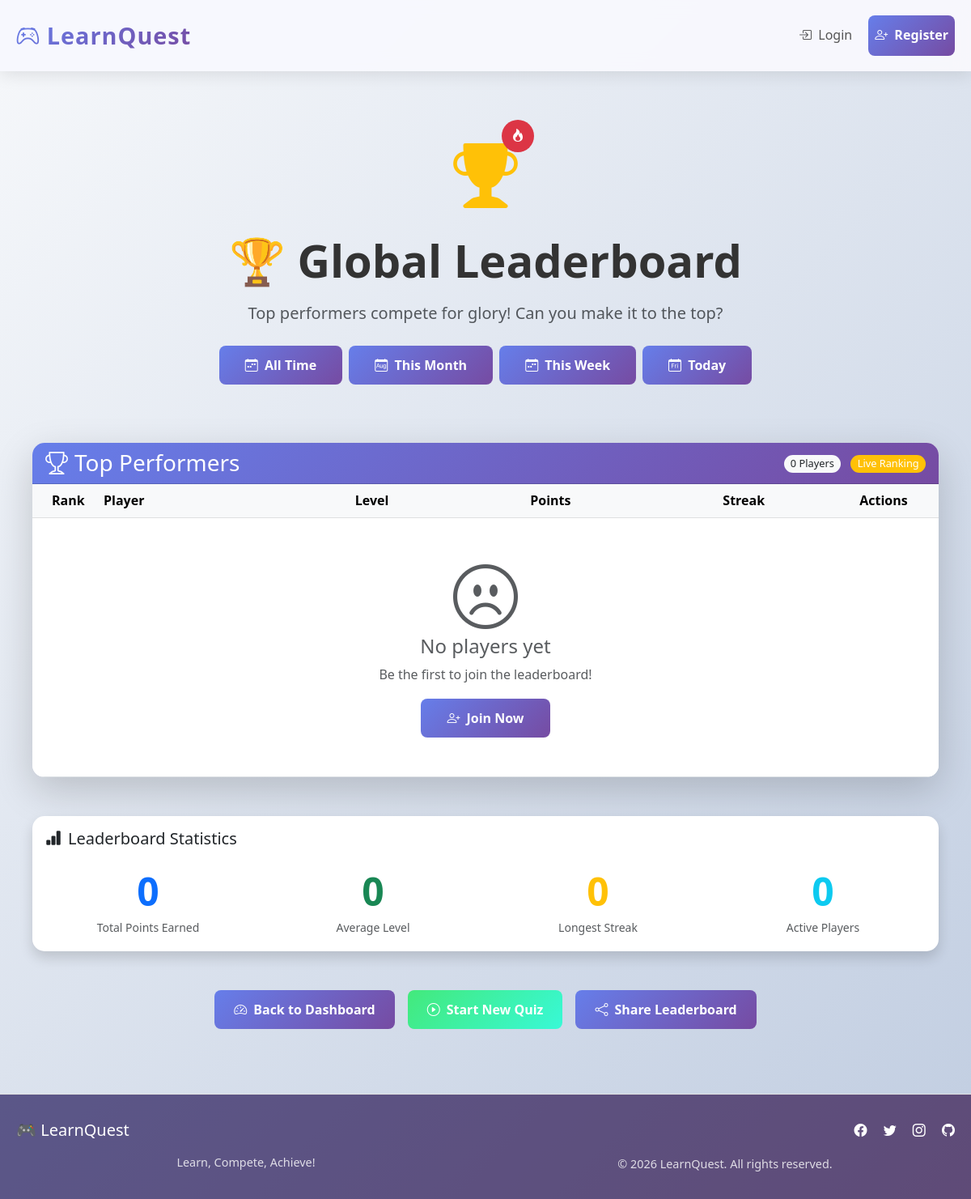
The page /leaderboard on the database as committed earlier.
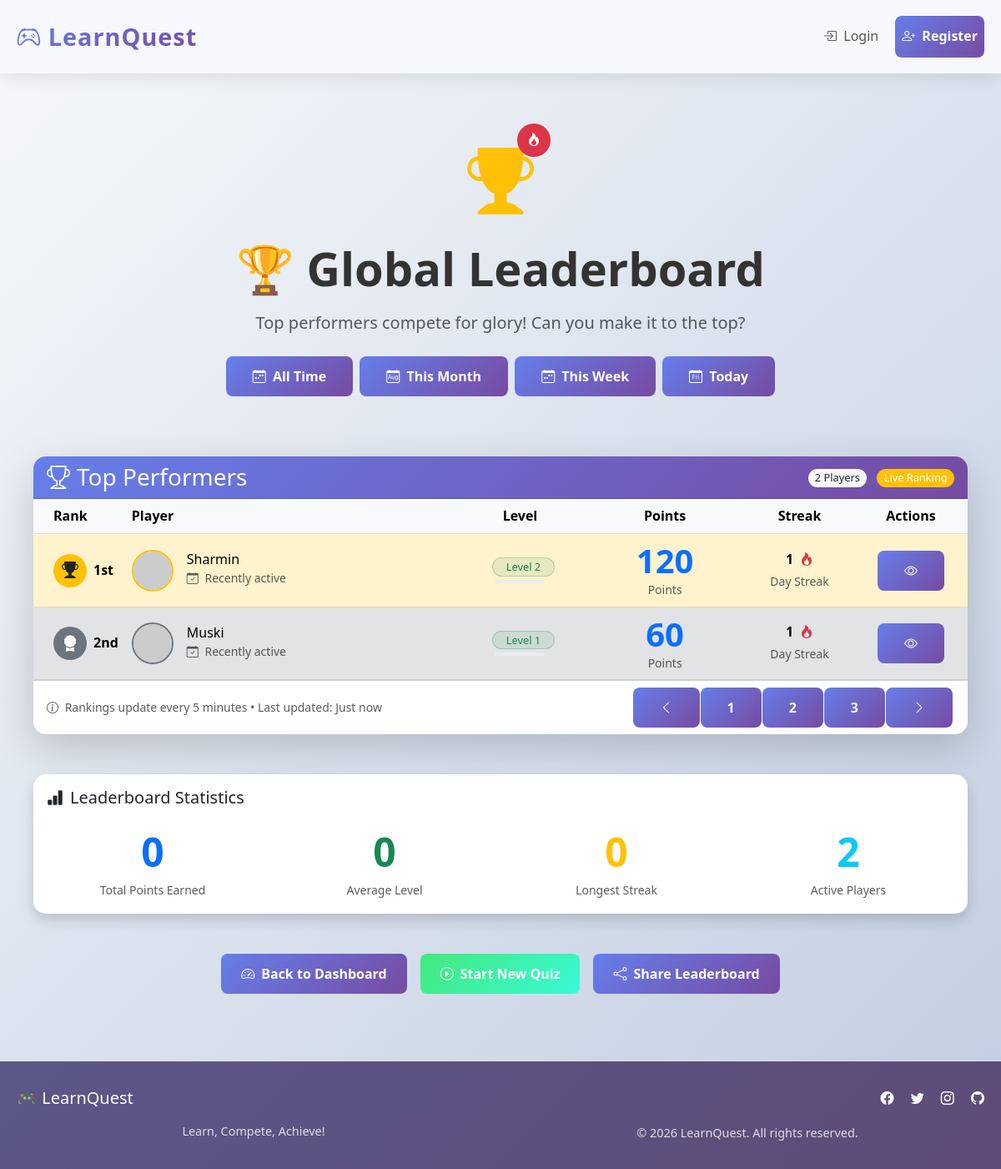
The same page on the database as committed later.
### tables this page shows
CREATE TABLE users (
        id INTEGER PRIMARY KEY AUTOINCREMENT,
        username TEXT UNIQUE NOT NULL,
        password TEXT NOT NULL,
        points INTEGER DEFAULT 0,
        level INTEGER DEFAULT 1,
        badges TEXT DEFAULT '',
        streak INTEGER DEFAULT 0,
        last_quiz_date TEXT,
        total_quizzes INTEGER DEFAULT 0,
        best_streak INTEGER DEFAULT 0,
        avatar TEXT DEFAULT '🎓',
        created_at TIMESTAMP DEFAULT CURRENT_TIMESTAMP
    );

### app.py (the view)
@app.route('/leaderboard')
def leaderboard():
    conn = get_db()
    users = conn.execute('SELECT username, points, level, badges, streak, avatar FROM users ORDER BY points DESC LIMIT 10').fetchall()
    conn.close()
    return render_template('leaderboard.html', users=users)

### templates/leaderboard.html (shortened to what this page needs)
{% extends "base.html" %}
{% block content %}
<div class="container py-5">
    <div class="row mb-5">
        <div class="col-12">
            <div class="text-center">
                <div class="position-relative d-inline-block mb-4">
                    <i class="bi bi-trophy-fill display-1 text-warning"></i>
                    <div class="position-absolute top-0 start-100 translate-middle">
                        <div class="bg-danger text-white rounded-circle d-flex align-items-center justify-content-center"
                             style="width: 40px; height: 40px;">
                            <i class="bi bi-fire"></i>
                        </div>
                    </div>
                </div>
                <h1 class="display-4 fw-bold mb-3">🏆 Global Leaderboard</h1>
                <p class="lead text-muted mb-4">
                    Top performers compete for glory! Can you make it to the top?
                </p>
                <div class="d-flex flex-wrap justify-content-center gap-2 mb-4">
                    <button class="btn btn-outline-primary active" data-timeframe="all">
                        <i class="bi bi-calendar-week me-1"></i> All Time
                    </button>
                    <button class="btn btn-outline-primary" data-timeframe="monthly">
                        <i class="bi bi-calendar-month me-1"></i> This Month
                    </button>
                    <button class="btn btn-outline-primary" data-timeframe="weekly">
                        <i class="bi bi-calendar-week me-1"></i> This Week
                    </button>
                    <button class="btn btn-outline-primary" data-timeframe="daily">
                        <i class="bi bi-calendar-day me-1"></i> Today
                    </button>
                </div>
            </div>
        </div>
    </div>
    <div class="row mb-5">
        <div class="col-12">
            <div class="card border-0 shadow-lg animate-fade-in-up">
                <div class="card-header bg-gradient-primary text-white">
                    <div class="row align-items-center">
                        <div class="col-md-6">
                            <h3 class="mb-0"><i class="bi bi-trophy me-2"></i>Top Performers</h3>
                        </div>
                        <div class="col-md-6 text-md-end">
                            <span class="badge bg-light text-dark">{{ users|length }} Players</span>
                            <span class="badge bg-warning ms-2">Live Ranking</span>
                        </div>
                    </div>
                </div>
                <div class="card-body p-0">
                    <div class="table-responsive">
                        <table class="table table-hover align-middle mb-0">
                            <thead class="table-light">
                                <tr>
                                    <th class="ps-4" style="width: 80px;">Rank</th>
                                    <th>Player</th>
                                    <th class="text-center">Level</th>
                                    <th class="text-center">Points</th>
                                    <th class="text-center">Streak</th>
                                    <th class="pe-4 text-center" style="width: 120px;">Actions</th>
                                </tr>
                            </thead>
                            <tbody>
                                {% if users %}
                                    {% for user in users %}
                                    <tr class="{% if loop.index <= 3 %}table-{{ ['warning', 'secondary', 'info'][loop.index-1] }}{% endif %} {% if user.username == session.username %}table-primary{% endif %}">
                                        <td class="ps-4">
                                            <div class="position-relative">
                                                {% if loop.index == 1 %}
                                                    <div class="position-absolute top-50 start-0 translate-middle-y">
                                                        <div class="bg-warning text-dark rounded-circle d-flex align-items-center justify-content-center"
                                                             style="width: 40px; height: 40px;">
                                                            <i class="bi bi-trophy-fill fs-5"></i>
                                                        </div>
                                                    </div>
                                                    <span class="ms-5 fw-bold">1st</span>
                                                {% elif loop.index == 2 %}
                                                    <div class="position-absolute top-50 start-0 translate-middle-y">
                                                        <div class="bg-secondary text-white rounded-circle d-flex align-items-center justify-content-center"
                                                             style="width: 40px; height: 40px;">
                                                            <i class="bi bi-award-fill fs-5"></i>
                                                        </div>
                                                    </div>
                                                    <span class="ms-5 fw-bold">2nd</span>
                                                {% else %}
                                                    <div class="text-center">
                                                        <span class="badge bg-light text-dark rounded-pill" style="width: 40px;">{{ loop.index }}</span>
                                                    </div>
                                                {% endif %}
                                            </div>
                                        </td>
                                        <td>
                                            <div class="d-flex align-items-center">
                                                <div class="position-relative me-3">
                                                    {% if user.avatar %}
                                                        <img src="{{ url_for('static', filename='avatars/' + user.avatar) }}"
                                                             alt="{{ user.username }}'s avatar"
                                                             class="rounded-circle border border-2 {% if loop.index == 1 %}border-warning{% elif loop.index == 2 %}border-secondary{% elif loop.index == 3 %}border-info{% else %}border-light{% endif %}"
                                                             style="width: 50px; height: 50px; object-fit: cover;"
                                                             onerror="this.src='https://ui-avatars.com/api/?name={{ user.username }}&background=667eea&color=fff&size=50'">
                                                    {% endif %}
                                                </div>
                                                <div>
                                                    <h6 class="mb-0">{{ user.username }}</h6>
                                                    <small class="text-muted">
                                                        <i class="bi bi-calendar-check me-1"></i>
                                                        {{ user.last_active if user.last_active else 'Recently active' }}
                                                    </small>
                                                </div>
                                            </div>
                                        </td>
                                        <td class="text-center">
                                            <div class="d-flex flex-column align-items-center">
                                                <span class="badge bg-success bg-opacity-10 text-success border border-success border-opacity-25 rounded-pill px-3 py-1 mb-1">
                                                    Level {{ user.level }}
                                                </span>
                                                <div class="progress" style="width: 60px; height: 4px;">
                                                </div>
                                            </div>
                                        </td>
                                        <td class="text-center">
                                            <span class="display-6 fw-bold text-primary">{{ user.points }}</span>
                                            <div class="small text-muted">Points</div>
                                        </td>
                                        <td class="text-center">
                                            <div class="d-flex align-items-center justify-content-center">
                                                <span class="fw-bold me-2">{{ user.streak }}</span>
                                                <i class="bi bi-fire text-danger"></i>
                                            </div>
                                            <small class="text-muted">Day Streak</small>
                                        </td>
                                        <td class="pe-4 text-center">
                                            <div class="btn-group" role="group">
                                                <button type="button" class="btn btn-outline-primary btn-sm"
                                                        data-bs-toggle="tooltip"
                                                        title="View Profile">
                                                    <i class="bi bi-eye"></i>
                                                </button>
                                            </div>
                                        </td>
                                    </tr>
                                    {% endfor %}
                                {% else %}
                                    <tr>
                                        <td colspan="6" class="text-center py-5">
                                            <i class="bi bi-emoji-frown display-1 text-muted mb-3"></i>
                                            <h4 class="text-muted">No players yet</h4>
                                            <p class="text-muted">Be the first to join the leaderboard!</p>
                                            <a href="{{ url_for('register') }}" class="btn btn-primary">
                                                <i class="bi bi-person-plus me-2"></i>Join Now
                                            </a>
                                        </td>
                                    </tr>
                                {% endif %}
                            </tbody>
                        </table>
                    </div>
                </div>
                {% if users %}
                <div class="card-footer bg-transparent">
                    <div class="row align-items-center">
                        <div class="col-md-6">
                            <small class="text-muted">
                                <i class="bi bi-info-circle me-1"></i>
                                Rankings update every 5 minutes • Last updated: Just now
                            </small>
                        </div>
                        <div class="col-md-6 text-md-end">
                            <div class="btn-group" role="group">
                                <button class="btn btn-outline-secondary btn-sm">
                                    <i class="bi bi-chevron-left"></i>
                                </button>
                                <button class="btn btn-outline-secondary btn-sm active">1</button>
                                <button class="btn btn-outline-secondary btn-sm">2</button>
                                <button class="btn btn-outline-secondary btn-sm">3</button>
                                <button class="btn btn-outline-secondary btn-sm">
                                    <i class="bi bi-chevron-right"></i>
                                </button>
                            </div>
                        </div>
                    </div>
                </div>
                {% endif %}
            </div>
        </div>
    </div>
    <div class="row mb-5">
        <div class="col-12">
            <div class="card border-0 shadow">
                <div class="card-body">
                    <h5 class="card-title mb-4">
                        <i class="bi bi-bar-chart-fill me-2"></i>Leaderboard Statistics
                    </h5>
                    <div class="row g-4">
                        <div class="col-md-3 col-6">
                            <div class="text-center">
                                <div class="display-5 fw-bold text-primary mb-1">
                                    {{ total_points if total_points is defined and total_points is not none else 0 }}
                                </div>
                                <small class="text-muted">Total Points Earned</small>
                            </div>
                        </div>
                        <div class="col-md-3 col-6">
                            <div class="text-center">
                                <div class="display-5 fw-bold text-success mb-1">
                                    {% if avg_level is defined and avg_level is not none %}
                                        {{ avg_level|round(1) }}
                                    {% else %}
                                        0
                                    {% endif %}
                                </div>
                                <small class="text-muted">Average Level</small>
                            </div>
                        </div>
                        <div class="col-md-3 col-6">
                            <div class="text-center">
                                <div class="display-5 fw-bold text-warning mb-1">
                                    {{ max_streak if max_streak is defined and max_streak is not none else 0 }}
                                </div>
                                <small class="text-muted">Longest Streak</small>
                            </div>
                        </div>
                        <div class="col-md-3 col-6">
                            <div class="text-center">
                                <div class="display-5 fw-bold text-info mb-1">
                                    {{ users|length if users is defined else 0 }}
                                </div>
                                <small class="text-muted">Active Players</small>
                            </div>
                        </div>
                    </div>
                </div>
            </div>
        </div>
    </div>
    <div class="row">
        <div class="col-12">
            <div class="d-flex flex-wrap justify-content-center gap-3">
                <a href="{{ url_for('dashboard') }}" class="btn btn-primary btn-lg px-4">
                    <i class="bi bi-speedometer2 me-2"></i>Back to Dashboard
                </a>
                <a href="{{ url_for('quiz', subject='Math', difficulty='medium') }}" class="btn btn-success btn-lg px-4">
                    <i class="bi bi-play-circle me-2"></i>Start New Quiz
                </a>
                <button class="btn btn-outline-primary btn-lg px-4" id="shareLeaderboard">
                    <i class="bi bi-share me-2"></i>Share Leaderboard
                </button>
            </div>
        </div>
    </div>
</div>
{% endblock %}

Rows that differ between the two databases and show on the page:
added users: shows "1st", username "Sharmin", last_active "Recently active", level "2", points "120", streak "1"
added users: shows "2nd", username "Muski", last_active "Recently active", level "1", points "60", streak "1"
Other text that changed with them:
{{ users|length }}: "0" → "2"
{{ users|length if users is defined else 0 }}: "0" → "2"
text no longer shown: "No players yet Be the first to join the leaderboard! Join Now"
text now shown: "Rankings update every 5 minutes • Last updated: Just now 1 2 3"
